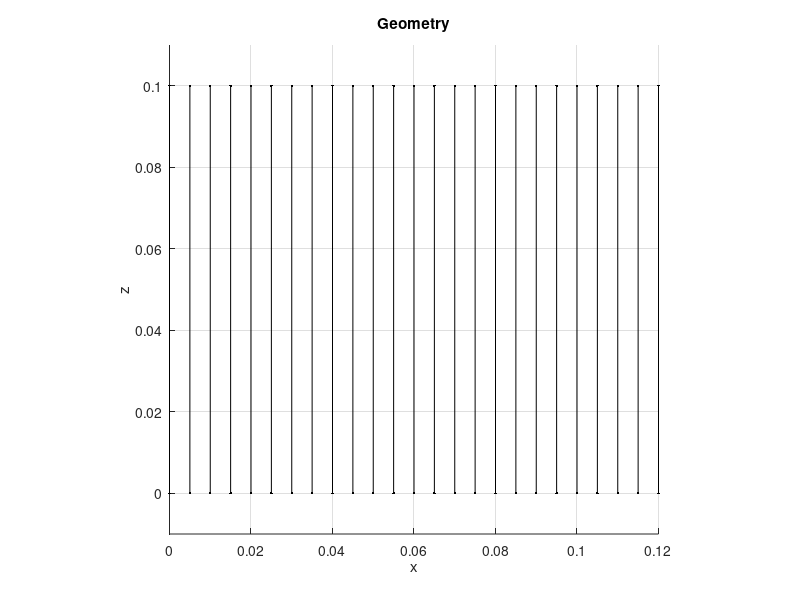

Reproduce this figure in MATLAB. (Note: this script raises an error after producing the figure.)
%% Initialization
clear;
close all;
clc;

addpath(genpath(pwd));

%% Physical constants
mu0  = 4*pi*1e-7;           % Vacuum permeability [H/m]
eps0 = 8.8541878188e-12;    % Vacuum permittivity [F/m]
c    = 1 / sqrt(mu0*eps0);  % Speed of light in vacuum [m/s]

%% Geometry definition
l       = 0.1;      % Stick length [m]
dmax    = 0.12;     % Maximum x-offset [m]
nSticks = 25;       % Number of sticks

d = linspace(0, dmax, nSticks);

% Base geometry for one vertical stick:
% node 1 = [0; 0; 0]
% node 2 = [0; 0; l]
NN0 = [0 0 0; ...
       0 0 l].';

% Replicate the base stick geometry
NN = repmat(NN0, 1, nSticks);

% Assign x-offsets to each stick
NN(1,1:2:end) = d;
NN(1,2:2:end) = d;

nNodes = size(NN, 2);

% Connectivity matrix G:
% each column identifies the two nodes of one stick
G = [1:2:2*nSticks-1; ...
     2:2:2*nSticks];

% Stick barycenters
bar_stick = 0.5 * (NN(:, G(1,:)) + NN(:, G(2,:)));

% Geometric / numerical parameters
radius    = 1e-3 * ones(1, nSticks);  % Stick radius [m]
np_gauss  = 3;                        % Number of Gauss points
N.thread  = 10;                       % Number of threads
norm_eps  = 0;                        % Unused in this script, kept for compatibility

%% Geometry plot
figure;
plot3( ...
    [NN(1,G(1,:)); NN(1,G(2,:))], ...
    [NN(2,G(1,:)); NN(2,G(2,:))], ...
    [NN(3,G(1,:)); NN(3,G(2,:))], ...
    '.-', 'Color', 'k' ...
);
grid on;
axis equal;
xlabel('x');
ylabel('y');
zlabel('z');
title('Geometry');
view(0, 0);

%% Incidence matrix assembly
val_neg_g = G(1,:);
val_pos_g = G(2,:);

Matrix_G = sparse(1:nSticks, val_neg_g, -ones(nSticks,1), nSticks, nNodes);
Matrix_G = Matrix_G + ...
           sparse(1:nSticks, val_pos_g,  ones(nSticks,1), nSticks, nNodes);

%% Capacitive element construction
% For each node, store the list of connected edges.
ne_cap_max = max(full(sum(abs(Matrix_G), 1)));

Cap_Elem = zeros(1 + ne_cap_max, nNodes);
bar_cap  = zeros(3, nNodes);

for k = 1:nNodes
    idE = find(Matrix_G(:, k));   % Edges connected to node k
    bar_cap(:, k) = mean(bar_stick(:, idE), 2);

    nE = length(idE);
    Cap_Elem(1, k) = nE;
    Cap_Elem(2:nE+1, k) = idE;
end

ne_cap_tot = sum(Cap_Elem(1,:)); %#ok<NASGU> % Total number of capacitive connections
A_ = Matrix_G.';

disp('...done');
disp('------------------------------------');

%% Assembly of static P and L matrices
P0 = P_stick_assemble_matlab_vec( ...
    nSticks, nNodes, NN, G, radius, np_gauss + 20, ...
    ne_cap_max, Cap_Elem, N.thread);

L0 = L_stick_assemble_matlab_vec( ...
    nSticks, nNodes, NN, G, radius, np_gauss + 1, 1, N.thread);

%% Distance matrices for retardation effects
% dist_P = distance_points(NN.');      % Alternative option
dist_P = distance_points(bar_cap.');
dist_L = distance_points(bar_stick.');

%% Frequency-dependent operators
P = @(w) P0 .* exp(-1j * dist_P * w / c);
L = @(w) L0 .* exp(-1j * dist_L * w / c);

%% Reference angular frequency
w0 = sqrt(A_(:,1)' * P0 * A_(:,1)) / sqrt(L0(1,1));
wavel = c / (2*pi*w0); %#ok<NASGU> % Reference wavelength [m]

%% Generalized eigenvalue problem (static case)
scal_ = w0^2;

% Solve:
%   (A_' * P0 * A_) u = lambda * (scal_ * L0) u
%
% Eigenvalues are then rescaled to recover normalized frequencies.
[U, Lambda] = eigs(A_' * P0 * A_, scal_ * L0, 20, 'smallestabs');
Lambda = diag(Lambda);

% Normalized eigenfrequencies
ww_eig = sqrt(Lambda * scal_) ./ w0

%% Residual check for the generalized eigenvalue problem
resEIG = zeros(length(Lambda), 1);

for ii = 1:length(Lambda)
    ui = U(:,ii) / norm(U(:,ii));
    resEIG(ii) = norm((scal_ * L0 * Lambda(ii) - A_' * P0 * A_) * ui);
end

resEIG

%% Plot static eigenvectors
for kk = 1:length(Lambda)
    figure(100 + kk);
    hold on;
    plot(abs(U(:,kk)),  '.-');
    plot(real(U(:,kk)), '.-');
    plot(imag(U(:,kk)), '.-');
    legend('Abs', 'Re', 'Im');
    title(sprintf('Static eigenvector %d', kk));
    xlabel('DoF index');
    ylabel('Amplitude');
    grid on;
    drawnow;
end

%% Nonlinear eigenvalue problem (NEP) setup
opts = [];
opts.nx        = nSticks;
opts.ny        = 25;
opts.maxSeeds  = opts.nx * opts.ny;
opts.acceptTol = 1e-6;
opts.tol       = 1e-12;

scal = w0;
ret  = 1;   % Retardation / propagation enabled (1 = on, 0 = off)

% Frequency-domain nonlinear operator:
% A(w) = -A_'*P(w*scal*ret)*A_ + w^2*scal^2*L(w*scal*ret)
A = @(w) -A_' * P(w * scal * ret) * A_ + ...
          w.^2 * scal^2 * L(w * scal * ret);

% Derivative of A(w) with respect to w
opts.dA = @(w) ...
    -ret * A_' * ((-1j * scal * dist_P / c) .* P(w * scal)) * A_ + ...
     2 * w * scal^2 * L(w * scal * ret) + ...
     ret * scal^2 * w^2 * ((-1j * scal * dist_L / c) .* L(w * scal));

%% Solve nonlinear eigenvalue problem
warning off;
[lambw, X, info] = nepN(A, [0 1.2 -0.2 0.2], opts); %#ok<ASGLU>

% Alternative search regions:
% [lambw, X, info] = nepN(A, [0 0.7 -0.2 0.2], opts);
% [lambw, X, info] = nepN(A, [0 0.5 -0.2 0.2], opts);
% [lambw, X, info] = nepN(A, [0 0.3 -0.2 0.2], opts);

% ww_nlep = lambw * scal (true eigenfrequencies)

% Normalized nonlinear eigenfrequencies
lambw 

%% Residual check for the nonlinear eigenvalue problem
resNEP = zeros(length(lambw), 1);

for ii = 1:length(lambw)
    resNEP(ii) = norm(A(lambw(ii)) * X(:,ii));
end

resNEP

%% Plot nonlinear eigenvectors
for kk = 1:length(lambw)
    figure(1000 + kk);
    hold on;
    plot(abs(X(:,kk)),  '.-');
    plot(real(X(:,kk)), '.-');
    plot(imag(X(:,kk)), '.-');
    legend('Abs', 'Re', 'Im');
    title(sprintf('Nonlinear eigenvector %d', kk));
    xlabel('DoF index');
    ylabel('Amplitude');
    grid on;
    drawnow;
end
